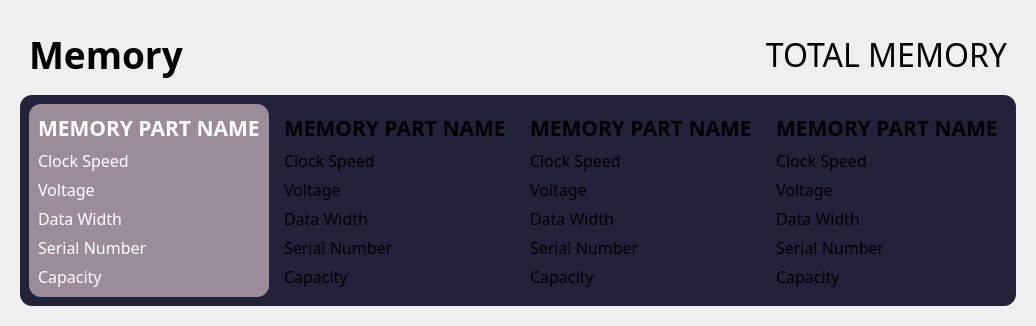
         <widget class="QWidget" name="memoryPage">
          <layout class="QVBoxLayout" name="verticalLayout_21">
           <item>
            <widget class="QFrame" name="memoryMainFrame">
             <property name="frameShape">
              <enum>QFrame::NoFrame</enum>
             </property>
             <property name="frameShadow">
              <enum>QFrame::Plain</enum>
             </property>
             <layout class="QVBoxLayout" name="verticalLayout_22">
              <item>
               <widget class="QFrame" name="memoryHeaderFrame">
                <property name="frameShape">
                 <enum>QFrame::NoFrame</enum>
                </property>
                <property name="frameShadow">
                 <enum>QFrame::Plain</enum>
                </property>
                <layout class="QHBoxLayout" name="horizontalLayout_6">
                 <item>
                  <widget class="QLabel" name="memHeadingLbl">
                   <property name="sizePolicy">
                    <sizepolicy hsizetype="Preferred" vsizetype="Minimum">
                     <horstretch>0</horstretch>
                     <verstretch>0</verstretch>
                    </sizepolicy>
                   </property>
                   <property name="font">
                    <font>
                     <family>Raleway</family>
                     <pointsize>28</pointsize>
                     <weight>75</weight>
                     <bold>true</bold>
                    </font>
                   </property>
                   <property name="text">
                    <string>Memory</string>
                   </property>
                  </widget>
                 </item>
                 <item>
                  <widget class="QLabel" name="memHeadingInfoLbl">
                   <property name="sizePolicy">
                    <sizepolicy hsizetype="Preferred" vsizetype="Preferred">
                     <horstretch>0</horstretch>
                     <verstretch>0</verstretch>
                    </sizepolicy>
                   </property>
                   <property name="font">
                    <font>
                     <family>Raleway</family>
                     <pointsize>24</pointsize>
                    </font>
                   </property>
                   <property name="text">
                    <string>TOTAL MEMORY</string>
                   </property>
                   <property name="alignment">
                    <set>Qt::AlignRight|Qt::AlignTrailing|Qt::AlignVCenter</set>
                   </property>
                  </widget>
                 </item>
                </layout>
               </widget>
              </item>
              <item>
               <widget class="QFrame" name="memoryInfoFrame">
                <property name="sizePolicy">
                 <sizepolicy hsizetype="Preferred" vsizetype="MinimumExpanding">
                  <horstretch>0</horstretch>
                  <verstretch>0</verstretch>
                 </sizepolicy>
                </property>
                <property name="styleSheet">
                 <string notr="true">QFrame {
	background-color: #22223b;
	border-radius: 12px;
}</string>
                </property>
                <property name="frameShape">
                 <enum>QFrame::NoFrame</enum>
                </property>
                <property name="frameShadow">
                 <enum>QFrame::Plain</enum>
                </property>
                <layout class="QHBoxLayout" name="horizontalLayout_7">
                 <item>
                  <widget class="QFrame" name="mem1Frame">
                   <property name="styleSheet">
                    <string notr="true">QFrame {
	background-color: #9a8c98;
	color: white;
}</string>
                   </property>
                   <property name="frameShape">
                    <enum>QFrame::NoFrame</enum>
                   </property>
                   <property name="frameShadow">
                    <enum>QFrame::Plain</enum>
                   </property>
                   <layout class="QVBoxLayout" name="verticalLayout_23">
                    <item>
                     <widget class="QLabel" name="memNameLbl_0">
                      <property name="sizePolicy">
                       <sizepolicy hsizetype="Preferred" vsizetype="Maximum">
                        <horstretch>0</horstretch>
                        <verstretch>0</verstretch>
                       </sizepolicy>
                      </property>
                      <property name="font">
                       <font>
                        <family>Raleway</family>
                        <pointsize>16</pointsize>
                        <weight>75</weight>
                        <bold>true</bold>
                       </font>
                      </property>
                      <property name="text">
                       <string>MEMORY PART NAME</string>
                      </property>
                      <property name="alignment">
                       <set>Qt::AlignLeading|Qt::AlignLeft|Qt::AlignVCenter</set>
                      </property>
                     </widget>
                    </item>
                    <item>
                     <widget class="QLabel" name="memClockSpeedLbl_0">
                      <property name="font">
                       <font>
                        <family>Raleway</family>
                        <pointsize>12</pointsize>
                        <weight>50</weight>
                        <bold>false</bold>
                       </font>
                      </property>
                      <property name="text">
                       <string>Clock Speed</string>
                      </property>
                      <property name="wordWrap">
                       <bool>true</bool>
                      </property>
                     </widget>
                    </item>
                    <item>
                     <widget class="QLabel" name="memVoltageLbl_0">
                      <property name="font">
                       <font>
                        <family>Raleway</family>
                        <pointsize>12</pointsize>
                        <weight>50</weight>
                        <bold>false</bold>
                       </font>
                      </property>
                      <property name="text">
                       <string>Voltage</string>
                      </property>
                      <property name="wordWrap">
                       <bool>true</bool>
                      </property>
                     </widget>
                    </item>
                    <item>
                     <widget class="QLabel" name="memDataWidthLbl_0">
                      <property name="font">
                       <font>
                        <family>Raleway</family>
                        <pointsize>12</pointsize>
                        <weight>50</weight>
                        <bold>false</bold>
                       </font>
                      </property>
                      <property name="text">
                       <string>Data Width</string>
                      </property>
                      <property name="wordWrap">
                       <bool>true</bool>
                      </property>
                     </widget>
                    </item>
                    <item>
                     <widget class="QLabel" name="memSerialNoLbl_0">
                      <property name="font">
                       <font>
                        <family>Raleway</family>
                        <pointsize>12</pointsize>
                        <weight>50</weight>
                        <bold>false</bold>
                       </font>
                      </property>
                      <property name="text">
                       <string>Serial Number</string>
                      </property>
                      <property name="wordWrap">
                       <bool>true</bool>
                      </property>
                     </widget>
                    </item>
                    <item>
                     <widget class="QLabel" name="memCapacityLbl_0">
                      <property name="font">
                       <font>
                        <family>Raleway</family>
                        <pointsize>12</pointsize>
                        <weight>50</weight>
                        <bold>false</bold>
                       </font>
                      </property>
                      <property name="text">
                       <string>Capacity</string>
                      </property>
                      <property name="wordWrap">
                       <bool>true</bool>
                      </property>
                     </widget>
                    </item>
                   </layout>
                  </widget>
                 </item>
                 <item>
                  <widget class="QFrame" name="mem2Frame">
                   <property name="frameShape">
                    <enum>QFrame::NoFrame</enum>
                   </property>
                   <property name="frameShadow">
                    <enum>QFrame::Plain</enum>
                   </property>
                   <layout class="QVBoxLayout" name="verticalLayout_24">
                    <item>
                     <widget class="QLabel" name="memNameLbl_1">
                      <property name="sizePolicy">
                       <sizepolicy hsizetype="Preferred" vsizetype="Maximum">
                        <horstretch>0</horstretch>
                        <verstretch>0</verstretch>
                       </sizepolicy>
                      </property>
                      <property name="font">
                       <font>
                        <family>Raleway</family>
                        <pointsize>16</pointsize>
                        <weight>75</weight>
                        <bold>true</bold>
                       </font>
                      </property>
                      <property name="text">
                       <string>MEMORY PART NAME</string>
                      </property>
                      <property name="alignment">
                       <set>Qt::AlignLeading|Qt::AlignLeft|Qt::AlignVCenter</set>
                      </property>
                     </widget>
                    </item>
                    <item>
                     <widget class="QLabel" name="memClockSpeedLbl_1">
                      <property name="font">
                       <font>
                        <family>Raleway</family>
                        <pointsize>12</pointsize>
                        <weight>50</weight>
                        <bold>false</bold>
                       </font>
                      </property>
                      <property name="text">
                       <string>Clock Speed</string>
                      </property>
                      <property name="wordWrap">
                       <bool>true</bool>
                      </property>
                     </widget>
                    </item>
                    <item>
                     <widget class="QLabel" name="memVoltageLbl_1">
                      <property name="font">
                       <font>
                        <family>Raleway</family>
                        <pointsize>12</pointsize>
                        <weight>50</weight>
                        <bold>false</bold>
                       </font>
                      </property>
                      <property name="text">
                       <string>Voltage</string>
                      </property>
                      <property name="wordWrap">
                       <bool>true</bool>
                      </property>
                     </widget>
                    </item>
                    <item>
                     <widget class="QLabel" name="memDataWidthLbl_1">
                      <property name="font">
                       <font>
                        <family>Raleway</family>
                        <pointsize>12</pointsize>
                        <weight>50</weight>
                        <bold>false</bold>
                       </font>
                      </property>
                      <property name="text">
                       <string>Data Width</string>
                      </property>
                      <property name="wordWrap">
                       <bool>true</bool>
                      </property>
                     </widget>
                    </item>
                    <item>
                     <widget class="QLabel" name="memSerialNoLbl_1">
                      <property name="font">
                       <font>
                        <family>Raleway</family>
                        <pointsize>12</pointsize>
                        <weight>50</weight>
                        <bold>false</bold>
                       </font>
                      </property>
                      <property name="text">
                       <string>Serial Number</string>
                      </property>
                      <property name="wordWrap">
                       <bool>true</bool>
                      </property>
                     </widget>
                    </item>
                    <item>
                     <widget class="QLabel" name="memCapacityLbl_1">
                      <property name="font">
                       <font>
                        <family>Raleway</family>
                        <pointsize>12</pointsize>
                        <weight>50</weight>
                        <bold>false</bold>
                       </font>
                      </property>
                      <property name="text">
                       <string>Capacity</string>
                      </property>
                      <property name="wordWrap">
                       <bool>true</bool>
                      </property>
                     </widget>
                    </item>
                   </layout>
                  </widget>
                 </item>
                 <item>
                  <widget class="QFrame" name="mem3Frame">
                   <property name="frameShape">
                    <enum>QFrame::NoFrame</enum>
                   </property>
                   <property name="frameShadow">
                    <enum>QFrame::Plain</enum>
                   </property>
                   <layout class="QVBoxLayout" name="verticalLayout_25">
                    <item>
                     <widget class="QLabel" name="memNameLbl_2">
                      <property name="sizePolicy">
                       <sizepolicy hsizetype="Preferred" vsizetype="Maximum">
                        <horstretch>0</horstretch>
                        <verstretch>0</verstretch>
                       </sizepolicy>
                      </property>
                      <property name="font">
                       <font>
                        <family>Raleway</family>
                        <pointsize>16</pointsize>
                        <weight>75</weight>
                        <bold>true</bold>
                       </font>
                      </property>
                      <property name="text">
                       <string>MEMORY PART NAME</string>
                      </property>
                      <property name="alignment">
                       <set>Qt::AlignLeading|Qt::AlignLeft|Qt::AlignVCenter</set>
                      </property>
                     </widget>
                    </item>
                    <item>
                     <widget class="QLabel" name="memClockSpeedLbl_2">
                      <property name="font">
                       <font>
                        <family>Raleway</family>
                        <pointsize>12</pointsize>
                        <weight>50</weight>
                        <bold>false</bold>
                       </font>
                      </property>
                      <property name="text">
                       <string>Clock Speed</string>
                      </property>
                      <property name="wordWrap">
                       <bool>true</bool>
                      </property>
                     </widget>
                    </item>
                    <item>
                     <widget class="QLabel" name="memVoltageLbl_2">
                      <property name="font">
                       <font>
                        <family>Raleway</family>
                        <pointsize>12</pointsize>
                        <weight>50</weight>
                        <bold>false</bold>
                       </font>
                      </property>
                      <property name="text">
                       <string>Voltage</string>
                      </property>
                      <property name="wordWrap">
                       <bool>true</bool>
                      </property>
                     </widget>
                    </item>
                    <item>
                     <widget class="QLabel" name="memDataWidthLbl_2">
                      <property name="font">
                       <font>
                        <family>Raleway</family>
                        <pointsize>12</pointsize>
                        <weight>50</weight>
                        <bold>false</bold>
                       </font>
                      </property>
                      <property name="text">
                       <string>Data Width</string>
                      </property>
                      <property name="wordWrap">
                       <bool>true</bool>
                      </property>
                     </widget>
                    </item>
                    <item>
                     <widget class="QLabel" name="memSerialNoLbl_2">
                      <property name="font">
                       <font>
                        <family>Raleway</family>
                        <pointsize>12</pointsize>
                        <weight>50</weight>
                        <bold>false</bold>
                       </font>
                      </property>
                      <property name="text">
                       <string>Serial Number</string>
                      </property>
                      <property name="wordWrap">
                       <bool>true</bool>
                      </property>
                     </widget>
                    </item>
                    <item>
                     <widget class="QLabel" name="memCapacityLbl_2">
                      <property name="font">
                       <font>
                        <family>Raleway</family>
                        <pointsize>12</pointsize>
                        <weight>50</weight>
                        <bold>false</bold>
                       </font>
                      </property>
                      <property name="text">
                       <string>Capacity</string>
                      </property>
                      <property name="wordWrap">
                       <bool>true</bool>
                      </property>
                     </widget>
                    </item>
                   </layout>
                  </widget>
                 </item>
                 <item>
                  <widget class="QFrame" name="mem4Frame">
                   <property name="frameShape">
                    <enum>QFrame::NoFrame</enum>
                   </property>
                   <property name="frameShadow">
                    <enum>QFrame::Plain</enum>
                   </property>
                   <layout class="QVBoxLayout" name="verticalLayout_26">
                    <item>
                     <widget class="QLabel" name="memNameLbl_3">
                      <property name="sizePolicy">
                       <sizepolicy hsizetype="Preferred" vsizetype="Maximum">
                        <horstretch>0</horstretch>
                        <verstretch>0</verstretch>
                       </sizepolicy>
                      </property>
                      <property name="font">
                       <font>
                        <family>Raleway</family>
                        <pointsize>16</pointsize>
                        <weight>75</weight>
                        <bold>true</bold>
                       </font>
                      </property>
                      <property name="text">
                       <string>MEMORY PART NAME</string>
                      </property>
                      <property name="alignment">
                       <set>Qt::AlignLeading|Qt::AlignLeft|Qt::AlignVCenter</set>
                      </property>
                     </widget>
                    </item>
                    <item>
                     <widget class="QLabel" name="memClockSpeedLbl_3">
                      <property name="font">
                       <font>
                        <family>Raleway</family>
                        <pointsize>12</pointsize>
                        <weight>50</weight>
                        <bold>false</bold>
                       </font>
                      </property>
                      <property name="text">
                       <string>Clock Speed</string>
                      </property>
                      <property name="wordWrap">
                       <bool>true</bool>
                      </property>
                     </widget>
                    </item>
                    <item>
                     <widget class="QLabel" name="memVoltageLbl_3">
                      <property name="font">
                       <font>
                        <family>Raleway</family>
                        <pointsize>12</pointsize>
                        <weight>50</weight>
                        <bold>false</bold>
                       </font>
                      </property>
                      <property name="text">
                       <string>Voltage</string>
                      </property>
                      <property name="wordWrap">
                       <bool>true</bool>
                      </property>
                     </widget>
                    </item>
                    <item>
                     <widget class="QLabel" name="memDataWidthLbl_3">
                      <property name="font">
                       <font>
                        <family>Raleway</family>
                        <pointsize>12</pointsize>
                        <weight>50</weight>
                        <bold>false</bold>
                       </font>
                      </property>
                      <property name="text">
                       <string>Data Width</string>
                      </property>
                      <property name="wordWrap">
                       <bool>true</bool>
                      </property>
                     </widget>
                    </item>
                    <item>
                     <widget class="QLabel" name="memSerialNoLbl_3">
                      <property name="font">
                       <font>
                        <family>Raleway</family>
                        <pointsize>12</pointsize>
                        <weight>50</weight>
                        <bold>false</bold>
                       </font>
                      </property>
                      <property name="text">
                       <string>Serial Number</string>
                      </property>
                      <property name="wordWrap">
                       <bool>true</bool>
                      </property>
                     </widget>
                    </item>
                    <item>
                     <widget class="QLabel" name="memCapacityLbl_3">
                      <property name="font">
                       <font>
                        <family>Raleway</family>
                        <pointsize>12</pointsize>
                        <weight>50</weight>
                        <bold>false</bold>
                       </font>
                      </property>
                      <property name="text">
                       <string>Capacity</string>
                      </property>
                      <property name="wordWrap">
                       <bool>true</bool>
                      </property>
                     </widget>
                    </item>
                   </layout>
                  </widget>
                 </item>
                </layout>
               </widget>
              </item>
             </layout>
            </widget>
           </item>
          </layout>
         </widget>
